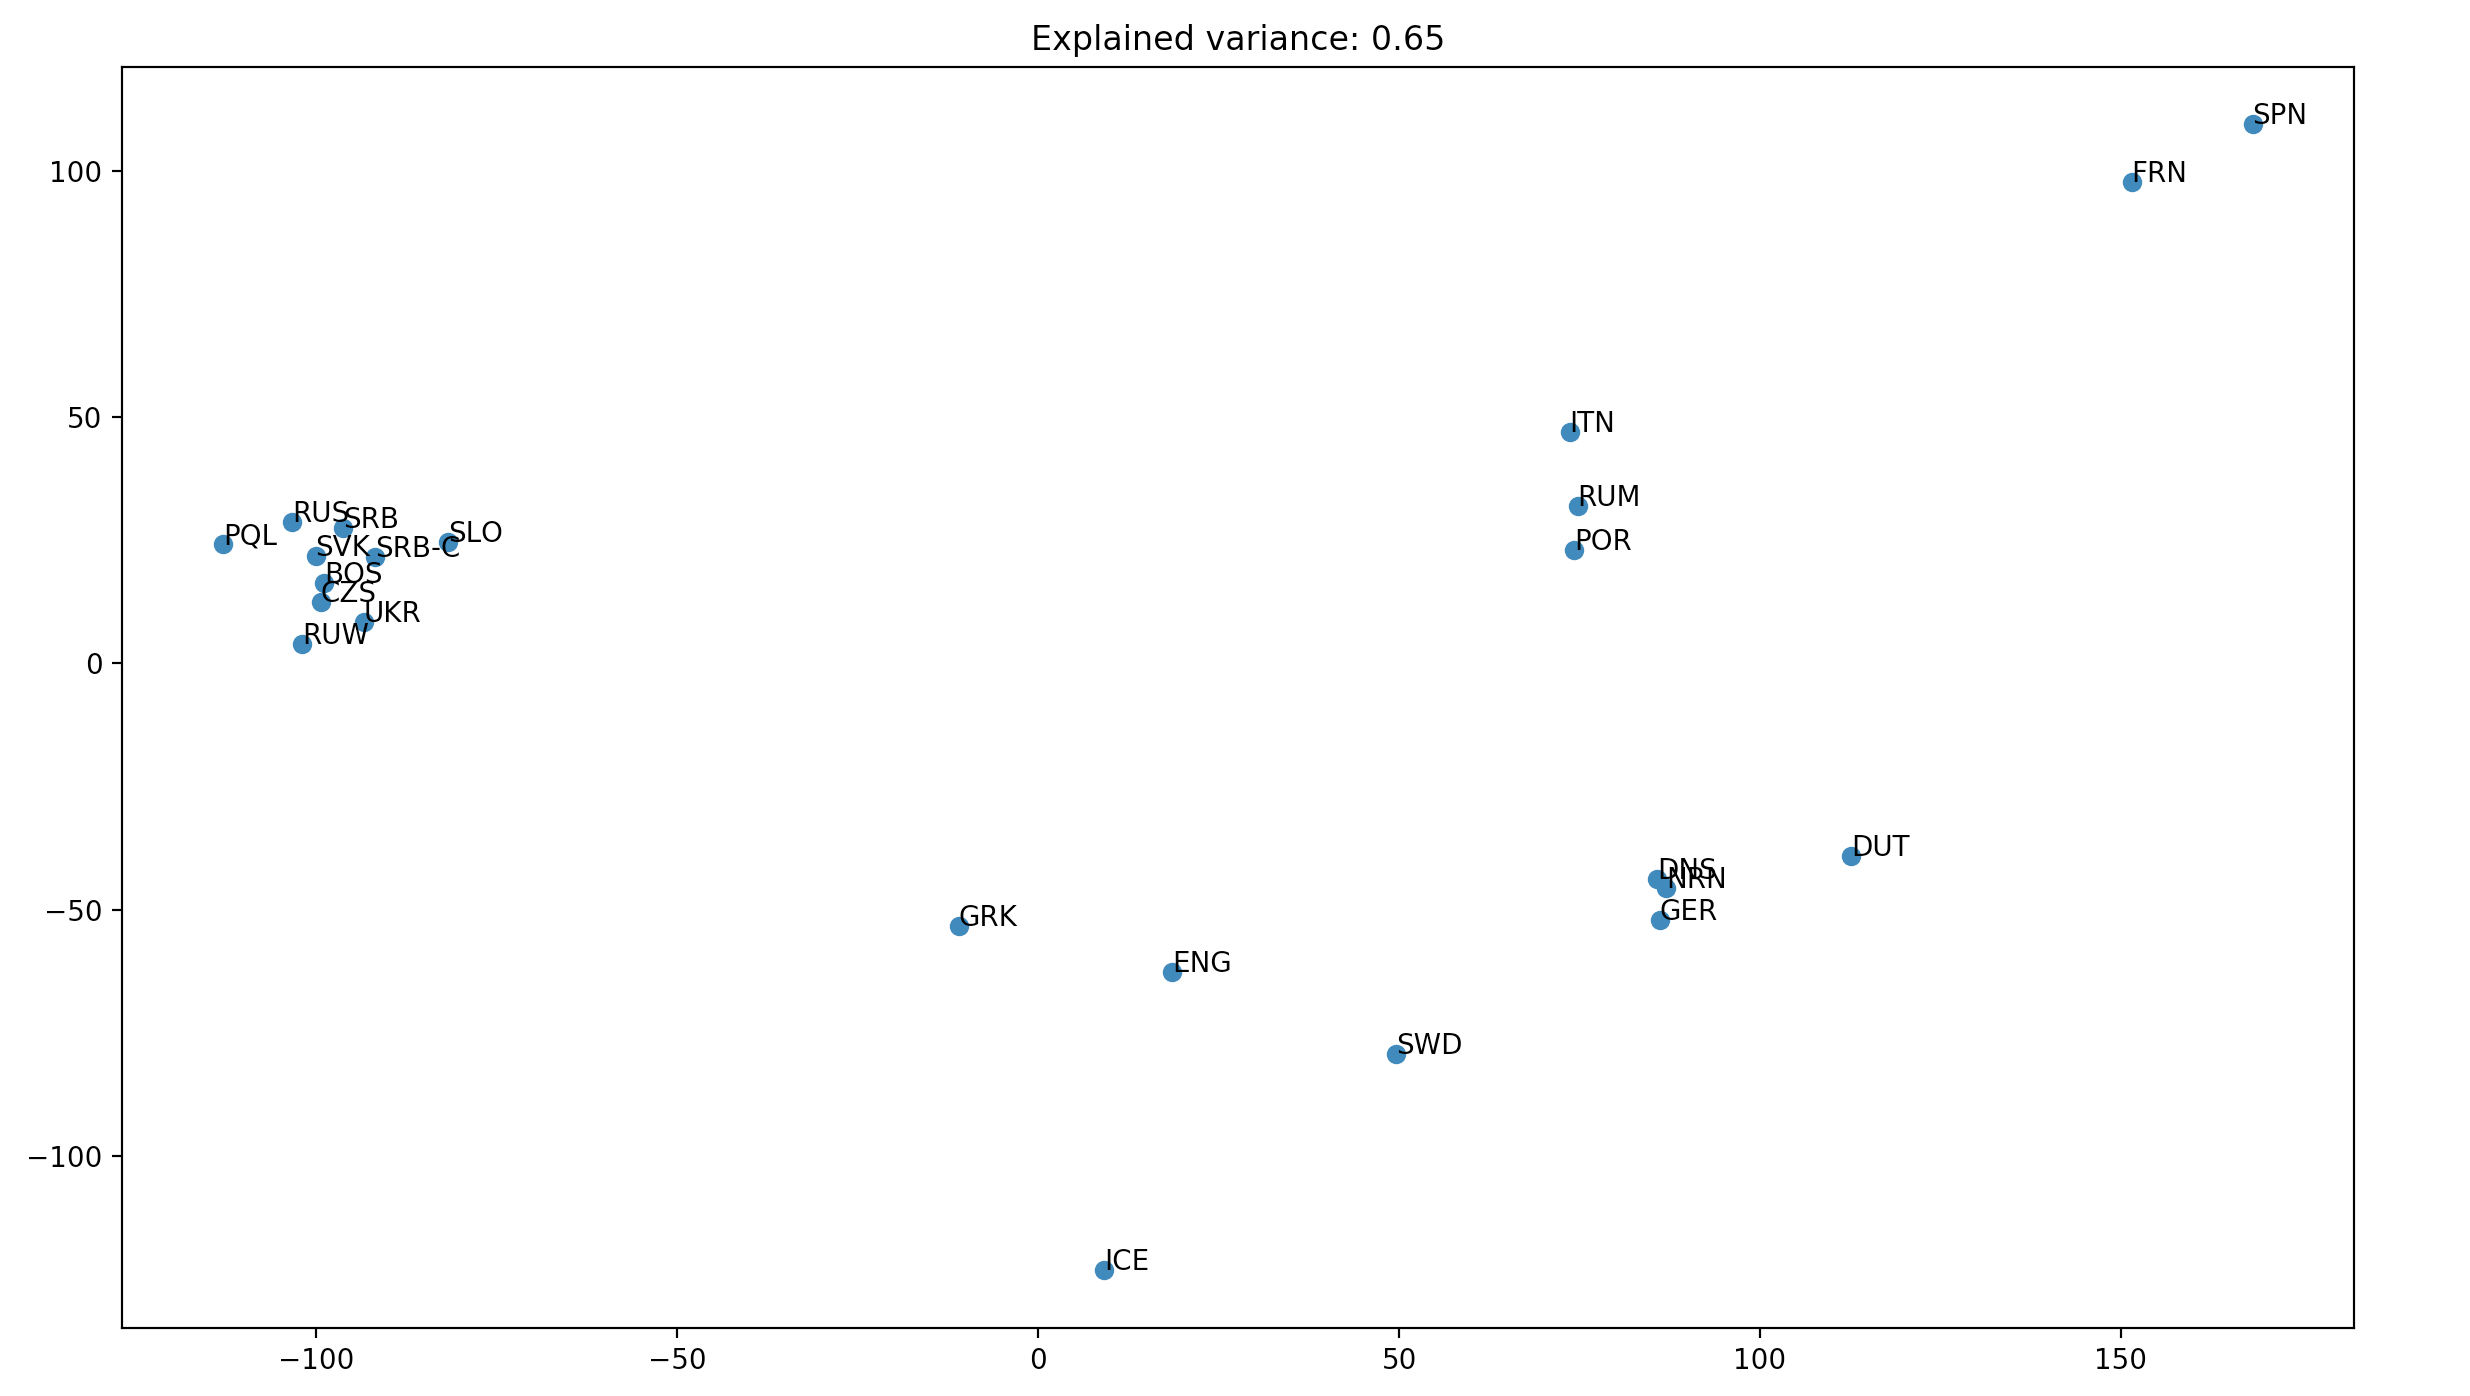

Recreate this plot in Python.
import math
import os

from unidecode import unidecode
import numpy as np
import matplotlib.pyplot as plt

def prepare_data_matrix(files, n=3):
    """
    Return data in a matrix (2D numpy array), where each row contains triplets
    for a language. Columns should be the 100 most common triplets
    according to the idf measure.
    """
    # create matrix X and list of languages

    # texts is a dict of dicts, so that keys are languages, and values is a dict
    # of unique n-consecutive strings in language and their number of repetitions
    texts = {}

    # all_triplets is a dict so that keys are triplets and values are in how many languages the triple appears
    all_triplets = {}

    for i in files:

        f = open(i, "rt", encoding="utf8").read(). \
            replace("\n", " "). \
            replace(".", " "). \
            replace(",", " "). \
            replace(";", " "). \
            replace("(", " "). \
            replace(")", " "). \
            replace("    ", " "). \
            replace("   ", " "). \
            replace("  ", " ")
        f = unidecode(f)  # unidecode for normalizing letters
        f = f.upper()  # to upper letters
        f = f.split(' ', 1)
        country_name = f[0]  # country name
        f = f[1]  # everything else is language
        unique = {}
        # get all n-consecutive strings, and count the number of repetitions
        # default n = 3
        for j in range(n, len(f)):
            n_consecutive = f[j - n:j]

            # ------------- COUNTING IN HOW MANY LANGUAGES THE TRIPLET APPEARS ------------- #
            # if n-consecutive exists doesnt exists in all_triplets we add it to all_triplets
            if n_consecutive not in all_triplets:
                # else we put new key in dict with value 1
                all_triplets.update({n_consecutive: 1})
            else:
                # if n_consecutive is not in unique, that means it haven't appeared in current language
                if n_consecutive not in unique:
                    # so we increase number of languages it has appeared in
                    all_triplets[n_consecutive] += 1

            # ------------- COUNTING HOW MANY TIMES A TRIPLET APPEARS IN CURRENT LANGUAGE ------------- #
            # if n-consecutive exists, we increase their value
            if n_consecutive in unique:
                unique[n_consecutive] += 1
            else:
                # else we put new key in dict with value 1
                unique.update({n_consecutive: 1})

        # we put the count of unique n-consecutive strings in text dict
        texts.update({country_name: unique})

    # sorting
    idf_dict = sorted(all_triplets.items(), key=lambda kv: kv[1], reverse=True)
    idf_dict = dict(idf_dict)

    # idf measure
    for key, val in idf_dict.items():
        idf_dict[key] = math.log(len(files) / float(val))

    # --------- CREATING MATRIX X REPRESENTING NUMBER OF APPEARANCE CERTAIN TRIPLE -------- #
    k = 100
    languages = []
    all_num_of_appearances = []     # matrix of triples
    for i in texts.keys():
        languages.append(i)

        # getting all triples of current language
        current_triplets = texts.get(i)

        num_of_appearances = np.zeros(k)     # counting number of appearances of certain triple in current language

        count = 0
        # count how many times triple appears in current language
        for j in idf_dict.keys():
            if count == k:
                break
            # creating list of number of appearances
            if j in current_triplets.keys():
                num_of_appearances[count] = current_triplets.get(j)
            count += 1

        # adding to matrix
        all_num_of_appearances.append(num_of_appearances)

    X = np.array(all_num_of_appearances)

    return X, languages


def power_iteration(X):
    """
    Compute the eigenvector with the greatest eigenvalue
    of the covariance matrix of X (a numpy array).

    Return two values:
    - the eigenvector (1D numpy array) and
    - the corresponding eigenvalue (a float)
    """

    # centering data
    X_cen = X - np.mean(X, axis=0)

    # covariance matrix of X transpose
    cov_matrix = np.cov(X_cen.T)

    # starting vector and value
    vector = np.random.rand(cov_matrix.shape[1])
    val = vector.dot(cov_matrix.dot(vector))

    # epsilon
    eps = 0.001

    # calculating maximal eigenvector
    while True:
        # calculate the matrix dot vector product
        dot = np.dot(cov_matrix, vector)

        # normalizing dot product vector
        vector_norm = np.linalg.norm(dot)

        # normalizing the vector
        vector = dot / vector_norm

        # eigenvalue of vector
        old_val = val
        val = vector.dot(cov_matrix.dot(vector))    # eigenvalue

        # stop when diff between old and new eigenvalue is less then eps
        if np.abs(val - old_val) < eps:
            break

    return vector, val


def power_iteration_two_components(X):
    """
    Compute first two eigenvectors and eigenvalues with the power iteration method.
    This function should use the power_iteration function internally.

    Return two values:
    - the two eigenvectors (2D numpy array, each eigenvector in a row) and
    - the corresponding eigenvalues (a 1D numpy array)
    """

    # first eigenvector and eigenvalue
    vector1, value1 = power_iteration(X)

    # new X which is substraction of X with projections to eigenvectors
    vec = np.array(vector1).reshape(-1, 1)
    new_X = X - X.dot(vec.dot(vec.T))

    # calculating second eigenvalue and vector with power method
    vector2, value2 = power_iteration(new_X)

    # combining both into matrix
    eigen_vectors = np.stack((vector1, vector2))
    eigen_values = np.concatenate((value1, value2), axis=None)

    return eigen_vectors, eigen_values


def project_to_eigenvectors(X, vecs):
    """
    Project matrix X onto the space defined by eigenvectors.
    The output array should have as many rows as X and as many columns as there
    are vectors.
    """

    # centering data
    X_cen = X - np.mean(X, axis=0)

    # pca matrix with pc1 and pc2
    pca_matrix = np.dot(X_cen, vecs.T)

    return pca_matrix


def total_variance(X):
    """
    Total variance of the data matrix X. You will need to use for
    to compute the explained variance ratio.
    """
    return np.var(X, axis=0, ddof=1).sum()


def explained_variance_ratio(X, eigenvectors, eigenvalues):
    """
    Compute explained variance ratio.
    """

    # total variance of matrix X
    tot = total_variance(X)

    # ratio is the sum of eigenvalues divided by total variance of DATA
    ratio = sum(eigenvalues) / tot

    return ratio


if __name__ == "__main__":

    # prepare the data matrix
    entries = os.listdir('languages/')
    DATA_FILES = []
    for entry in entries:
        if entry[0] != '.':
            path = "languages/" + entry
            DATA_FILES.append(path)

    X, languages = prepare_data_matrix(DATA_FILES)

    # PCA
    evecs, evals = power_iteration_two_components(X)
    matrix = project_to_eigenvectors(X, evecs)
    ratio = explained_variance_ratio(X, evecs, evals)

    # plotting
    x = matrix[:, 0]
    y = matrix[:, 1]

    fig, ax = plt.subplots()
    ax.scatter(x, y)

    for i, txt in enumerate(languages):
        ax.annotate(txt, (x[i], y[i]))

    title = "Explained variance: " + str(round(ratio, 2))

    plt.title(title)

    plt.show()
